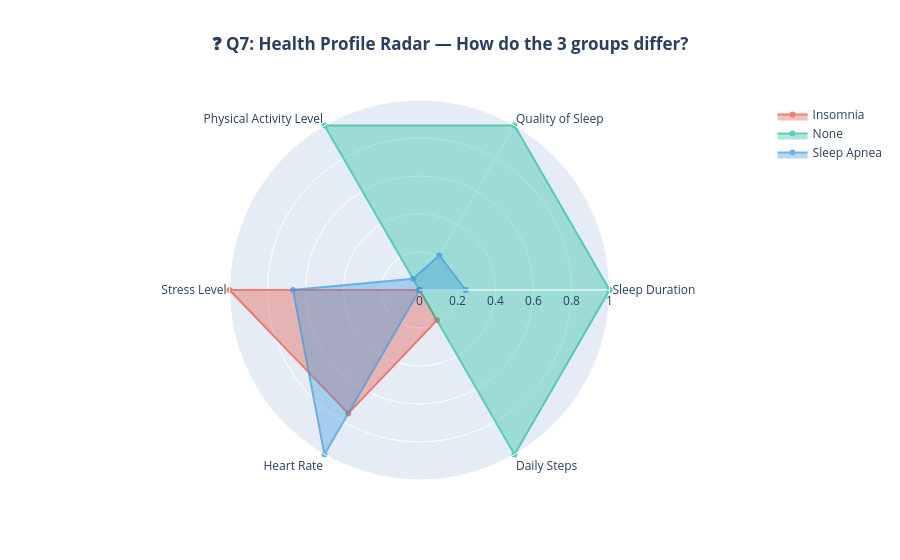

Notebook cell for this chart:
### Code cell
# Q7: Radar chart — profile of each disorder
radar_features = ['Sleep Duration', 'Quality of Sleep', 'Physical Activity Level',
                  'Stress Level', 'Heart Rate', 'Daily Steps']

disorder_profile = df.groupby('Sleep Disorder')[radar_features].mean()
# Normalize 0-1
disorder_profile_norm = (disorder_profile - disorder_profile.min()) / \
                         (disorder_profile.max() - disorder_profile.min())

fig = go.Figure()
colors = {'None': '#1ABC9C', 'Insomnia': '#E74C3C', 'Sleep Apnea': '#3498DB'}

for disorder in disorder_profile_norm.index:
    vals = disorder_profile_norm.loc[disorder].tolist()
    vals += [vals[0]]  # close the radar
    cats = radar_features + [radar_features[0]]
    fig.add_trace(go.Scatterpolar(
        r=vals, theta=cats, fill='toself',
        name=disorder, line_color=colors[disorder], opacity=0.7
    ))

fig.update_layout(
    polar=dict(radialaxis=dict(visible=True, range=[0, 1])),
    title='<b>❓ Q7: Health Profile Radar — How do the 3 groups differ?</b>',
    title_x=0.5, showlegend=True
)
fig.show()
print('People with no disorder have higher sleep duration & quality, lower stress. Insomnia shows highest stress.')

### Figure 1 — Plotly figure (JSON) as saved in the notebook; plotly's stock layout.template omitted (floating-point values rounded to 4 significant figures)
{"data": [{"fill": "toself", "line": {"color": "#E74C3C"}, "name": "Insomnia", "opacity": 0.7, "r": [0, 0, 0, 1, 0.7499, 0.184, 0], "theta": ["Sleep Duration", "Quality of Sleep", "Physical Activity Level", "Stress Level", "Heart Rate", "Daily Steps", "Sleep Duration"], "type": "scatterpolar"}, {"fill": "toself", "line": {"color": "#1ABC9C"}, "name": "None", "opacity": 0.7, "r": [1, 1, 1, 0, 0, 1, 1], "theta": ["Sleep Duration", "Quality of Sleep", "Physical Activity Level", "Stress Level", "Heart Rate", "Daily Steps", "Sleep Duration"], "type": "scatterpolar"}, {"fill": "toself", "line": {"color": "#3498DB"}, "name": "Sleep Apnea", "opacity": 0.7, "r": [0.2424, 0.2099, 0.06784, 0.6658, 1, 0, 0.2424], "theta": ["Sleep Duration", "Quality of Sleep", "Physical Activity Level", "Stress Level", "Heart Rate", "Daily Steps", "Sleep Duration"], "type": "scatterpolar"}], "layout": {"polar": {"radialaxis": {"range": [0, 1], "visible": true}}, "showlegend": true, "title": {"text": "<b>❓ Q7: Health Profile Radar — How do the 3 groups differ?</b>", "x": 0.5}}}
